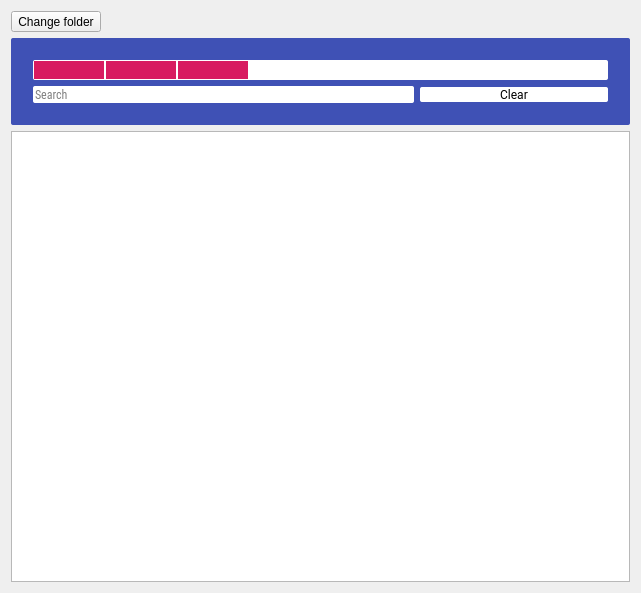
<?xml version="1.0" encoding="UTF-8"?>
<ui version="4.0">
 <class>mainWindow</class>
 <widget class="QMainWindow" name="mainWindow">
  <property name="windowModality">
   <enum>Qt::ApplicationModal</enum>
  </property>
  <property name="geometry">
   <rect>
    <x>0</x>
    <y>0</y>
    <width>641</width>
    <height>593</height>
   </rect>
  </property>
  <property name="sizePolicy">
   <sizepolicy hsizetype="Expanding" vsizetype="Expanding">
    <horstretch>0</horstretch>
    <verstretch>0</verstretch>
   </sizepolicy>
  </property>
  <property name="font">
   <font>
    <family>Roboto</family>
   </font>
  </property>
  <property name="acceptDrops">
   <bool>true</bool>
  </property>
  <property name="windowTitle">
   <string>Movies Helper</string>
  </property>
  <property name="autoFillBackground">
   <bool>false</bool>
  </property>
  <property name="styleSheet">
   <string notr="true">QMainWindow #mainWindow {
background-color:#ffffff
}</string>
  </property>
  <property name="unifiedTitleAndToolBarOnMac">
   <bool>true</bool>
  </property>
  <widget class="QWidget" name="centralWidget">
   <layout class="QVBoxLayout" name="verticalLayout">
    <item>
     <widget class="QToolButton" name="backButton">
      <property name="text">
       <string>Change folder</string>
      </property>
     </widget>
    </item>
    <item>
     <widget class="QFrame" name="mainframe">
      <property name="styleSheet">
       <string notr="true">
background-color: rgb(63, 81, 181);
color: rgb(0, 0, 0);
border: 1px;
border-radius: 2px;
</string>
      </property>
      <property name="frameShape">
       <enum>QFrame::StyledPanel</enum>
      </property>
      <property name="frameShadow">
       <enum>QFrame::Raised</enum>
      </property>
      <layout class="QVBoxLayout" name="verticalLayout_2">
       <item>
        <widget class="QWidget" name="uselessGWidget" native="true">
         <property name="sizePolicy">
          <sizepolicy hsizetype="Preferred" vsizetype="Preferred">
           <horstretch>0</horstretch>
           <verstretch>0</verstretch>
          </sizepolicy>
         </property>
         <property name="acceptDrops">
          <bool>true</bool>
         </property>
         <property name="autoFillBackground">
          <bool>false</bool>
         </property>
         <property name="styleSheet">
          <string notr="true"/>
         </property>
         <layout class="QGridLayout" name="gridLayout_2">
          <item row="1" column="0" colspan="3">
           <widget class="QProgressBar" name="progressBar">
            <property name="enabled">
             <bool>true</bool>
            </property>
            <property name="sizePolicy">
             <sizepolicy hsizetype="Expanding" vsizetype="Fixed">
              <horstretch>0</horstretch>
              <verstretch>0</verstretch>
             </sizepolicy>
            </property>
            <property name="maximumSize">
             <size>
              <width>16777215</width>
              <height>20</height>
             </size>
            </property>
            <property name="baseSize">
             <size>
              <width>0</width>
              <height>20</height>
             </size>
            </property>
            <property name="styleSheet">
             <string notr="true">QProgressBar {
    background-color: #fff;
}

QProgressBar::chunk {
    background-color: #d81b60;
	width: 70px;
	margin: 0.5px;
}</string>
            </property>
            <property name="maximum">
             <number>0</number>
            </property>
            <property name="textVisible">
             <bool>false</bool>
            </property>
            <property name="orientation">
             <enum>Qt::Horizontal</enum>
            </property>
            <property name="invertedAppearance">
             <bool>false</bool>
            </property>
            <property name="format">
             <string/>
            </property>
           </widget>
          </item>
          <item row="2" column="2">
           <widget class="QPushButton" name="buttinClear">
            <property name="font">
             <font>
              <family>Roboto</family>
             </font>
            </property>
            <property name="styleSheet">
             <string notr="true">QPushButton{
background-color:#fff;
font: 9pt &quot;Roboto&quot;;
}

QPushButton:hover {
background-color:#e0e0e0;
}

QPushButton:pressed {
background-color: #9e9e9e;
}</string>
            </property>
            <property name="text">
             <string>Clear</string>
            </property>
           </widget>
          </item>
          <item row="2" column="0" colspan="2">
           <widget class="QLineEdit" name="leSearch">
            <property name="font">
             <font>
              <family>Roboto Condensed</family>
             </font>
            </property>
            <property name="styleSheet">
             <string notr="true">background-color:#fff</string>
            </property>
            <property name="placeholderText">
             <string>Search</string>
            </property>
            <property name="clearButtonEnabled">
             <bool>false</bool>
            </property>
           </widget>
          </item>
         </layout>
        </widget>
       </item>
      </layout>
     </widget>
    </item>
    <item>
     <widget class="QTableView" name="tvEverything"/>
    </item>
   </layout>
  </widget>
  <widget class="QMenuBar" name="menuBar">
   <property name="geometry">
    <rect>
     <x>0</x>
     <y>0</y>
     <width>641</width>
     <height>26</height>
    </rect>
   </property>
  </widget>
 </widget>
 <layoutdefault spacing="6" margin="11"/>
 <resources/>
 <connections>
  <connection>
   <sender>buttinClear</sender>
   <signal>clicked()</signal>
   <receiver>leSearch</receiver>
   <slot>clear()</slot>
   <hints>
    <hint type="sourcelabel">
     <x>505</x>
     <y>117</y>
    </hint>
    <hint type="destinationlabel">
     <x>494</x>
     <y>118</y>
    </hint>
   </hints>
  </connection>
 </connections>
</ui>
